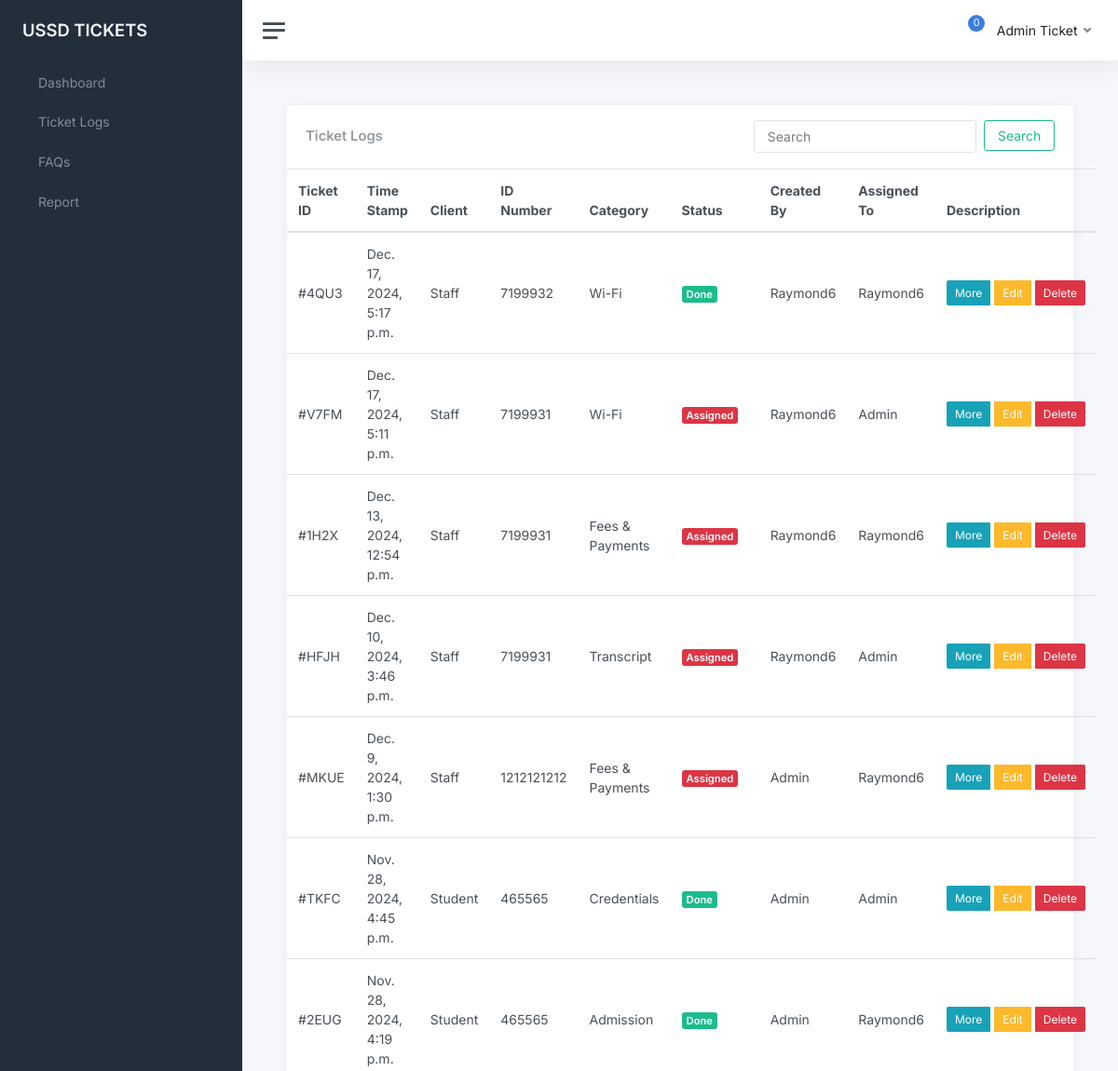
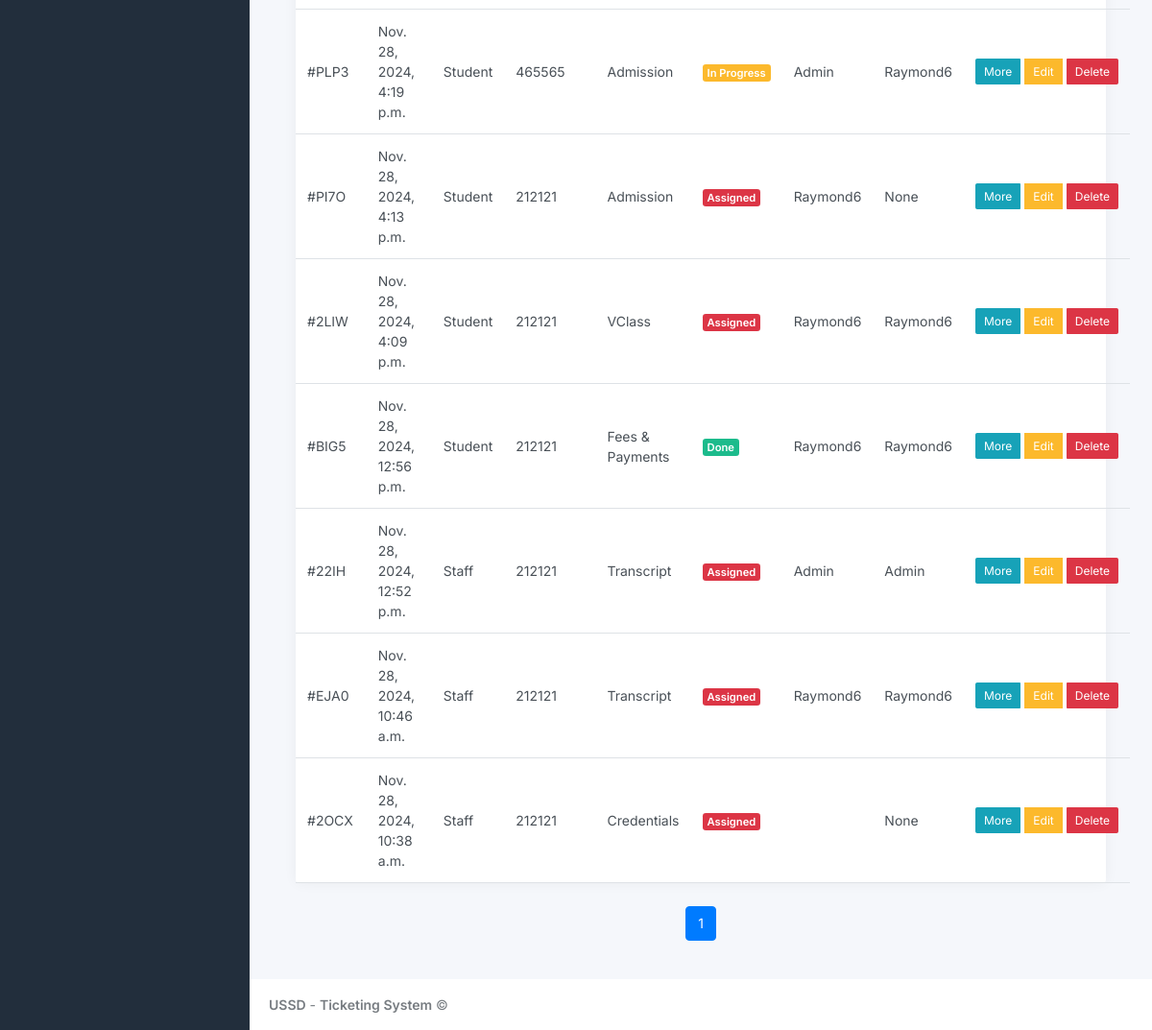
The page /ticketlogs/ (signed in) on the database as committed earlier (2 pictures, top to bottom).
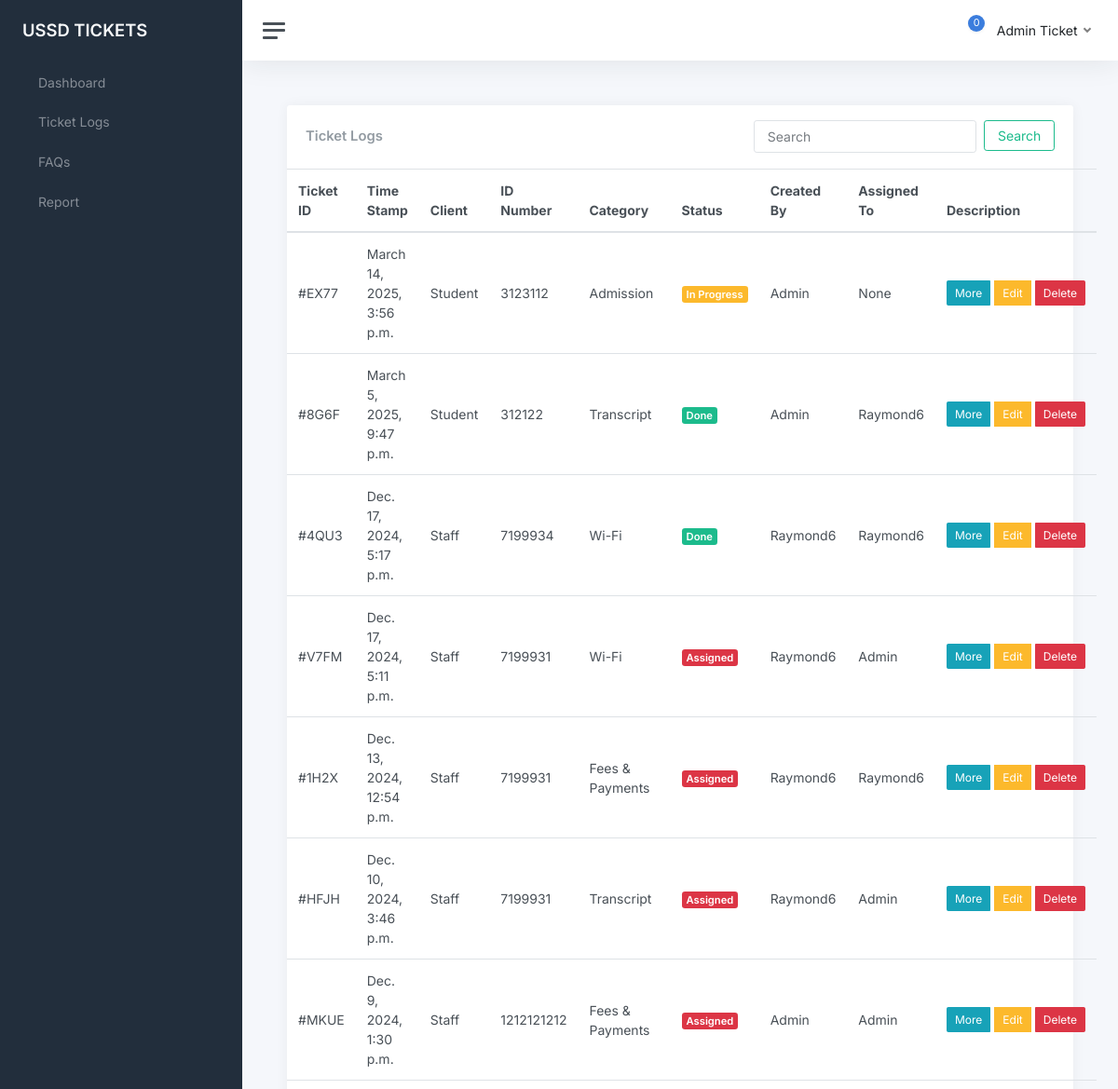
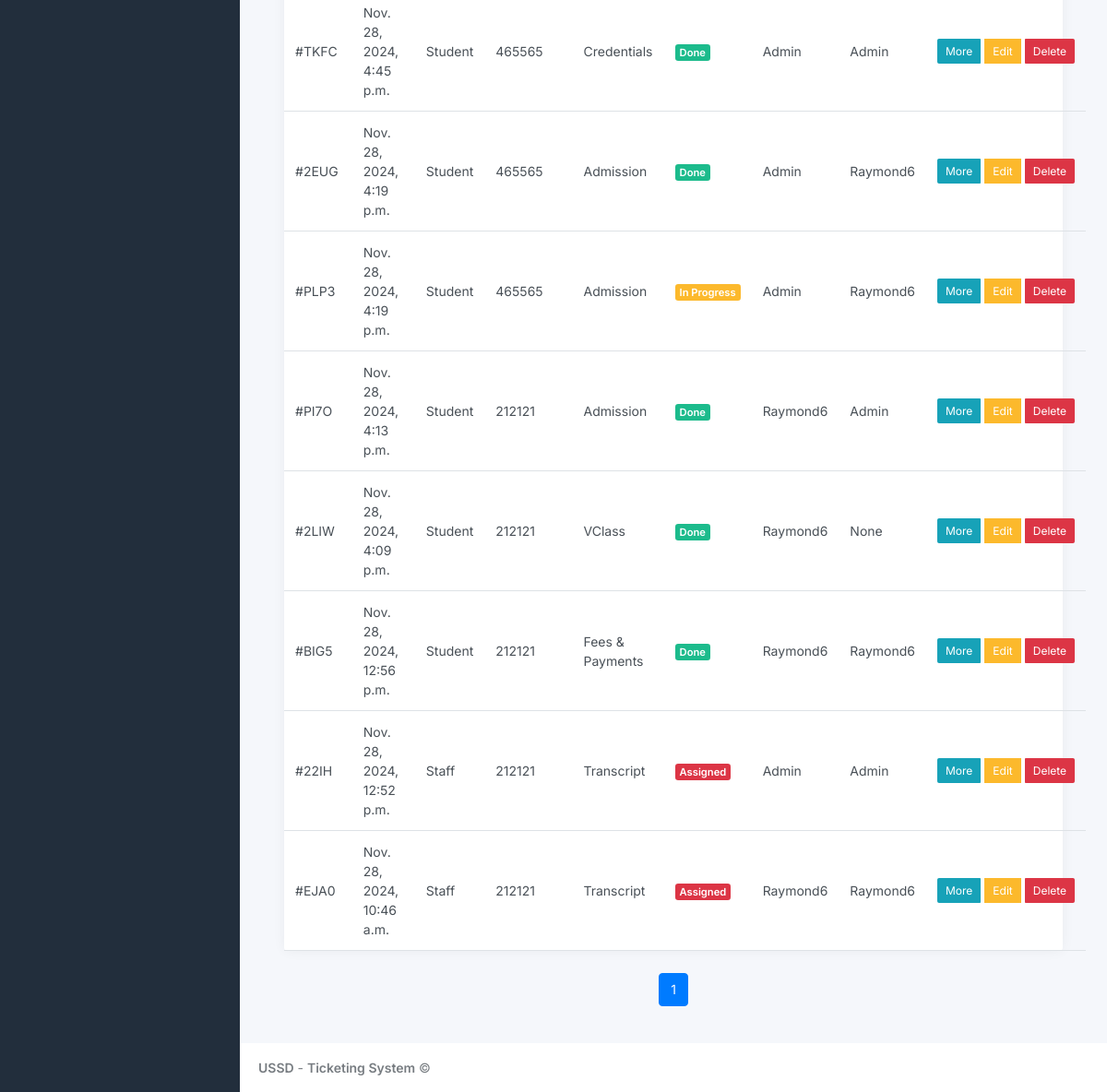
The same page on the database as committed later (2 pictures, top to bottom).
### ticksys/models.py (models this page shows, shortened)
class Ticket(models.Model):
    TICKET_STATUS = [
        ('Assigned', 'Assigned'),
        ('In Progress', 'In Progress'),
        ('Done', 'Done'),
    ]
    CLIENT_TYPE = [
        ('Staff', 'Staff'),
        ('Student', 'Student'),
        ('Other', 'Other')
    ]
    MODE_CHOICES = [
        ('Walk-In', 'Walk-In'),
        ('Phone', 'Phone'),
        ('Email', 'Email'),
        ('Other', 'Other')
    ]
    CATEGORY = [
        ('Credentials', 'Credentials'),
        ('Fees & Payments', 'Fees & Payments'),
        ('VClass', 'VClass'),
        ('Transcript', 'Transcript'),
        ('Admission', 'Admission'),
        ('Wi-Fi', 'Wi-Fi'),
        ('AIM App', 'AIM App'),
        ('Telecel', 'Telecel'),
        ('Biometric', 'Biometric'),
        ('Other', 'Other')
    ]
    user = models.ForeignKey(User, models.CASCADE, null=True)
    ticket_number = models.CharField(max_length=4, default=generate_ticket_number, unique=True, editable=False)
    id_number = models.CharField(max_length=20, unique=False)
    description = models.TextField()
    status = models.CharField(max_length=25, choices=TICKET_STATUS, default='In Progress')
    category = models.CharField(max_length=100, choices=CATEGORY)
    client_type = models.CharField(max_length=20, choices=CLIENT_TYPE, default='Student')
    created_at = models.DateTimeField(auto_now_add=True)
    updated_at = models.DateTimeField(auto_now=True)
    mode = models.CharField(max_length=20, choices=MODE_CHOICES, default='Walk-In')
    assigned_to = models.CharField(max_length=30, null=True)
    created_by = models.CharField(max_length=30, null=True)

### ticksys/views.py (the view)
# urls.py: path('ticketlogs/', views.ticketlogs, name='ticketlogs'),
def ticketlogs(request):
    user = request.user
    tickets = Ticket.objects.annotate(
        month=ExtractMonth('created_at'),
        day=ExtractDay('created_at'),
        year=ExtractYear('created_at')
    ).filter(
        Q(user=user) | Q(assigned_to=user.username) | Q(created_by=user.username)
    ).order_by('-id')
    paginator = Paginator(tickets, 15)
    page_number = request.GET.get('page')
    page_obj = paginator.get_page(page_number)
    overall_tickets = Ticket.objects.annotate(
        month=ExtractMonth('created_at'),
        day=ExtractDay('created_at'),
        year=ExtractYear('created_at')
    ).order_by('-id')
    paginator = Paginator(overall_tickets, 15)
    page_number2 = request.GET.get('page')
    page_obj2 = paginator.get_page(page_number2)
    all_users = User.objects.all()
    context = {
        'tickets': tickets,
        'all_users': all_users,
        'page_obj': page_obj,
        'page_obj2' : page_obj2
    }
    return render(request, 'ticketlogs.html', context)

### templates/ticketlogs.html (shortened to what the changed rows need)
{% extends 'index.html' %}
            {% block content %}
            <main class="content">
                <div class="container-fluid p-0">
                    <div class="row">
                        <div class="col-12 d-flex">
                            <div class="card flex-fill">
                                <table class="table table-hover my-0 w-100" id="ticketTable">
                                    <thead>
                                        <tr>
                                            <th>Ticket ID</th>
                                            <th>Time Stamp</th>
                                            <th>Client</th>
                                            <th>ID Number</th>
                                            <th>Category</th>
                                            <th>Status</th>
                                            <th>Created By</th>
                                            <th>Assigned To</th>
                                            <th>Description</th>
                                        </tr>
                                    </thead>
                                    <tbody id="ticketTableBody">
                                        {% if request.user.is_superuser  %}
                                            {% for ticket in page_obj2 %}
                                                <tr>
                                                    <td>#{{ticket.ticket_number}}</td>
                                                    <td>{{ticket.created_at}}</td>
                                                    <td>{{ticket.client_type|title}}</td>
                                                    <td class="d-none d-xl-table-cell">{{ticket.id_number}}</td>
                                                    <td class="d-none d-xl-table-cell">{{ticket.category}}</td>
                                                    <td><span class="badge {% if ticket.status == 'Done' %}bg-success {% elif ticket.status == 'In Progress' %}bg-warning{% else %}bg-danger{% endif %}">{{ticket.status}}</span></td>
                                                    <td class="d-none d-md-table-cell">{{ticket.user.username|title}}</td>
                                                    <td class="d-none d-md-table-cell">{{ticket.assigned_to|title}}</td>
                                                    <td>
                                                        <div class="btn-group" role="group">
                                                            <button type="button" class="btn btn-info btn-sm" data-bs-toggle="modal" data-bs-target="#infoModal{{ ticket.id }}" style="margin-right: 5px;">
                                                        More
                                                    </button>
                                                            <button type="button" class="btn btn-warning btn-sm" data-bs-toggle="modal" data-bs-target="#editModal{{ ticket.id }}" style="margin-right: 5px;">
                                                                Edit
                                                            </button>
                                                            <button type="button" class="btn btn-danger btn-sm" data-bs-toggle="modal" data-bs-target="#deleteModal{{ ticket.id }}">
                                                                Delete
                                                            </button>
                                                        </div>
                                                    </div>
                                                    </td>
                                                </tr>
                                                {% endfor %}
                                            {% endif %}
                        <div class="pagination justify-content-center">
                            <nav aria-label="Page navigation">
                                <ul class="pagination">
                                    {% for num in page_obj.paginator.page_range %}
                                    {% if page_obj.number == num %}
                                    <li class="page-item active"><a class="page-link">{{ num }}</a></li>
                                    {% elif num > page_obj.number|add:'-5' and num < page_obj.number|add:'5' %}
                                    <li class="page-item"><a class="page-link" href="?page={{ num }}">{{ num }}</a></li>
                                    {% endif %}
                                    {% endfor %}
                                </ul>
                            </nav>
                        </div>
        {% endblock %}

Rows that differ between the two databases and show on the page:
no longer on this page (row unchanged): Ticket: ticket_number "2OCX", created_at "Nov. 28, 2024, 10:38 a.m.", client_type "Staff", id_number "212121", category "Credentials", status "Assigned", assigned_to "None"
added Ticket: ticket_number "EX77", created_at "March 14, 2025, 3:56 p.m.", client_type "Student", id_number "3123112", category "Admission", status "In Progress", user.username "Admin", assigned_to "None"
added Ticket: ticket_number "8G6F", created_at "March 5, 2025, 9:47 p.m.", client_type "Student", id_number "312122", category "Transcript", status "Done", user.username "Admin", assigned_to "Raymond6"
changed Ticket "4QU3": id_number "7199932" → "7199934"
changed Ticket "MKUE": assigned_to "Raymond6" → "Admin"
changed Ticket "PI7O": status "Assigned" → "Done"; assigned_to "None" → "Admin"
changed Ticket "2LIW": status "Assigned" → "Done"; assigned_to "Raymond6" → "None"
